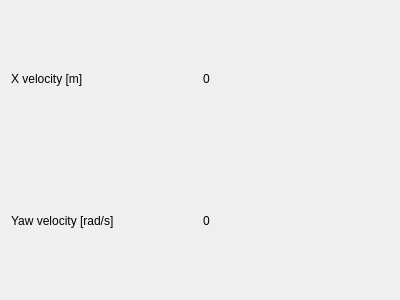
<?xml version="1.0" encoding="UTF-8"?>
<ui version="4.0">
 <class>Odometry</class>
 <widget class="QWidget" name="Odometry">
  <property name="geometry">
   <rect>
    <x>0</x>
    <y>0</y>
    <width>400</width>
    <height>300</height>
   </rect>
  </property>
  <property name="sizePolicy">
   <sizepolicy hsizetype="Expanding" vsizetype="Expanding">
    <horstretch>0</horstretch>
    <verstretch>0</verstretch>
   </sizepolicy>
  </property>
  <property name="windowTitle">
   <string>Form</string>
  </property>
  <layout class="QVBoxLayout" name="verticalLayout_2">
   <item>
    <layout class="QHBoxLayout" name="horizontalLayout_3">
     <item>
      <layout class="QVBoxLayout" name="titles">
       <item>
        <widget class="QLabel" name="label_2">
         <property name="sizePolicy">
          <sizepolicy hsizetype="Preferred" vsizetype="Preferred">
           <horstretch>0</horstretch>
           <verstretch>0</verstretch>
          </sizepolicy>
         </property>
         <property name="text">
          <string>X velocity [m]</string>
         </property>
        </widget>
       </item>
       <item>
        <widget class="QLabel" name="label_4">
         <property name="text">
          <string>Yaw velocity [rad/s]</string>
         </property>
        </widget>
       </item>
      </layout>
     </item>
     <item>
      <layout class="QVBoxLayout" name="Values">
       <item>
        <widget class="QLabel" name="label">
         <property name="text">
          <string>0</string>
         </property>
        </widget>
       </item>
       <item>
        <widget class="QLabel" name="label_3">
         <property name="text">
          <string>0</string>
         </property>
        </widget>
       </item>
      </layout>
     </item>
    </layout>
   </item>
  </layout>
 </widget>
 <resources/>
 <connections/>
</ui>
